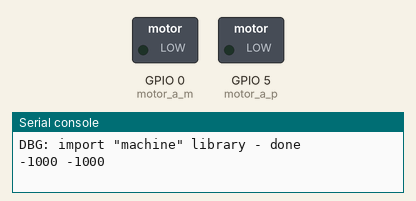
A program run on a simulated ESP8266 board running MicroPython. Parts: switched loads named in the program (green lamp = pin HIGH), the last lines printed to the serial console.

Above: at 0.05 s.
At 7.05 s:
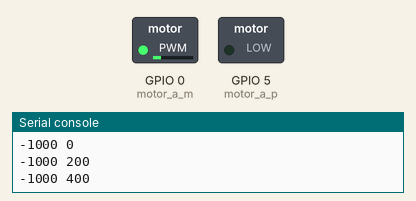
At 8.5 s:
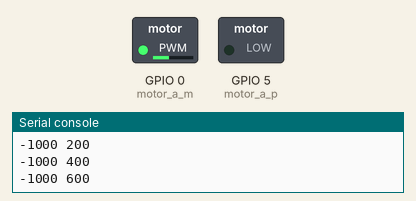
At 10.0 s:
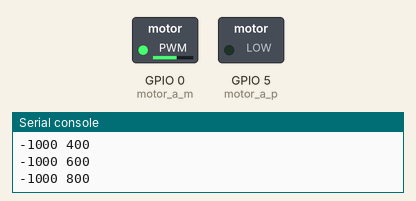
Timing chart, 0 to 13.0 s (numbered marks = the images above):
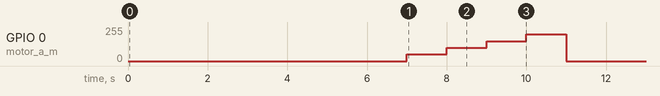

The program:

drive-speed-test.py
```python
#
# import socket
try:
    import machine
    print('DBG: import "machine" library - done')
except ImportError:
    print('DBG: Could not import "machine" library')
#
# try:
#     import ure as re
#     print('DBG: import microRE "ure" library successful')
# except ImportError:
#     try:
#         import re
#         print('DBG: import standard library RE "re" successful')
#     except ImportError:
#         print('DBG: import could not be done neither re neither micro "ure"')
#         raise SystemExit
# import utime as time
# import sys
#
# import network
#
#
# LONG_SLEEP = 3
# SHORT_SLEEP = 1
# BLINK_SLEEP = 0.3
# BLACKOUT = 0
# HOLD_LOOSE_TIMEOUT = 5
#
# time_loose = 0
#
#
# robot_ip = '192.168.4.1'
#
# sta_if = network.WLAN(network.STA_IF)
#
# # if sta_if.active():
# #     print('sta_if: {}, {}, {}'.format(sta_if.active(), type(sta_if.ifconfig()), sta_if.ifconfig()))
# #     robot_ip = sta_if.ifconfig()[0]
# #     print('robot_ip : {}'. format(robot_ip))
#
# print('Robot IP robot_ip : {}'. format(robot_ip))
# #
# # # HTML to send to browsers
# # # hardcoded ip address html reply
# #
# # html = """<!DOCTYPE html>
# # <html lang="en">
# # <head>
# #     <meta charset="UTF-8">
# #     <title>Title</title>
# # </head>
# # <body>
# # <br>Robot IP:
# # """ + robot_ip + """
# # <br>
# # </body>
# # </html>
# #
# # """


# Setup drives
# LE0 = machine.Pin(0, machine.Pin.OUT)
# LED2 = machine.Pin(2, machine.Pin.OUT)
motor_a_p = machine.PWM(machine.Pin(5), freq=50)
motor_a_m = machine.PWM(machine.Pin(0), freq=50)

import time

for p_duty in range(-1000, 1000, 200):
    for m_duty in range(-1000, 1000, 200):
        print(p_duty, m_duty)
        time.sleep(1)

        motor_a_p.duty(p_duty)
        motor_a_m.duty(m_duty)
```

Measured:
- by itself, GPIO 0 (motor_a_m): repeats every 10.0 s: 100/255 1.0 s, 150/255 1.0 s, 199/255 1.0 s, 0/255 6.0 s, 50/255 1.0 s
